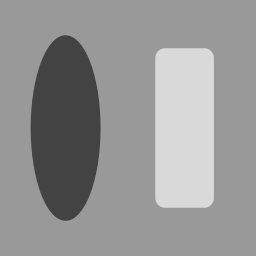
%> input picture inputs/oval_and_rectangle.png, 256 x 256 px
$ octave test.m   (GNU Octave 9; MATLAB toolbox functions it lacks are replaced by stand-ins)
%> lines starting %> are read from the running program, lines starting %| are printed output that depends on the picture; in (x1, y1, x2, y2) boxes, pixels count from 0 and x2, y2 are one past the last pixel; in counts of white or black regions, pixels touching at a corner belong together; the program's own positions count from 1
close all;
% I = rgb2gray(imread('./inputs/drlse_knee.jpg'));
I = imread('./inputs/oval_and_rectangle.png');
%> I is the input picture: size 256x256 uint8; min 67, max 217, mean 148.7
% I = double(I)/255;
% I = imnoise(I,"gaussian",0,0.01);
imshow(I == 153);
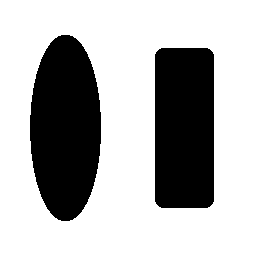
%> displayed picture: size 256x256 logical; 69.8% white; 2 black regions, box (x1, y1, x2, y2) and area: (30, 35, 101, 221) 10419, (155, 48, 214, 208) 9372
imwrite(I ~= 153,"./inputs/oval_and_rectangle_true_mask.png");
% [4 lines of commented-out code are left out]
figure();
imshow(I_frac);
%> (this line was passed over: I_frac is not available in this run)

figure();
imhist(uint8(I*255));
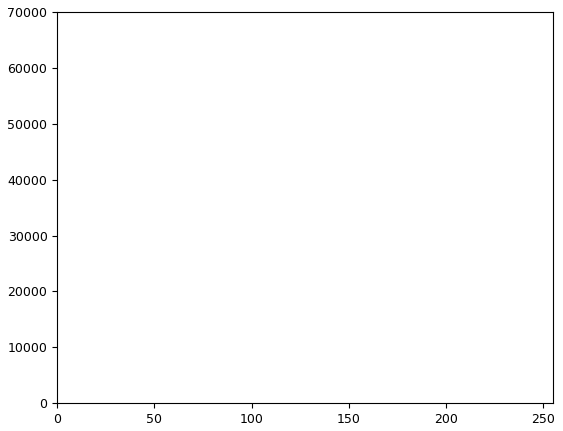
%> figure redrawn from the program's plot data; highest point at x = 255, y = 65536
